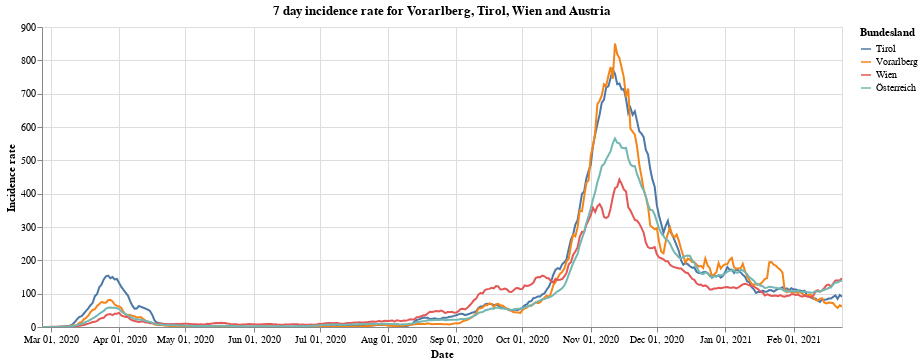

Notebook source saved alongside this figure:
### Markdown cell above
Next we have the 7 day incidence rate for states of Vorarlberg, Tirol and Wien compared to all of Austria.

### Code cell
#collapse
bars = alt.Chart(vol_tyr_wien_at).mark_line().encode(
    x=alt.X("yearmonthdate(Time):T", axis=alt.Axis(title='Date')),
    y=alt.Y("SiebenTageInzidenzFaelle:Q", axis=alt.Axis(title='Incidence rate')),
    tooltip='Bundesland',
    color='Bundesland'
).properties(title='7 day incidence rate for Vorarlberg, Tirol, Wien and Austria', width=800).interactive()
bars
#alt.layer(bars, data=at_data).facet(alt.Row('Bundesland'), columns=1)

### Figure 1 — Vega-Lite specification as saved in the notebook (floating-point values rounded to 4 significant figures; data arrays with more than 128 entries replaced by an {"elided": "..."} marker saying what was removed)
{"config": {"view": {"continuousWidth": 400, "continuousHeight": 300}}, "data": {"name": "data-1d888d4802167f1a14beb950dd2618bc"}, "mark": "line", "encoding": {"color": {"type": "nominal", "field": "Bundesland"}, "tooltip": {"type": "nominal", "field": "Bundesland"}, "x": {"type": "temporal", "axis": {"title": "Date"}, "field": "Time", "timeUnit": "yearmonthdate"}, "y": {"type": "quantitative", "axis": {"title": "Incidence rate"}, "field": "SiebenTageInzidenzFaelle"}}, "selection": {"selector001": {"type": "interval", "bind": "scales", "encodings": ["x", "y"]}}, "title": "7 day incidence rate for Vorarlberg, Tirol, Wien and Austria", "width": 800, "$schema": "https://vega.github.io/schema/vega-lite/v4.8.1.json", "datasets": {"data-1d888d4802167f1a14beb950dd2618bc": {"elided": "1456 records"}}}
